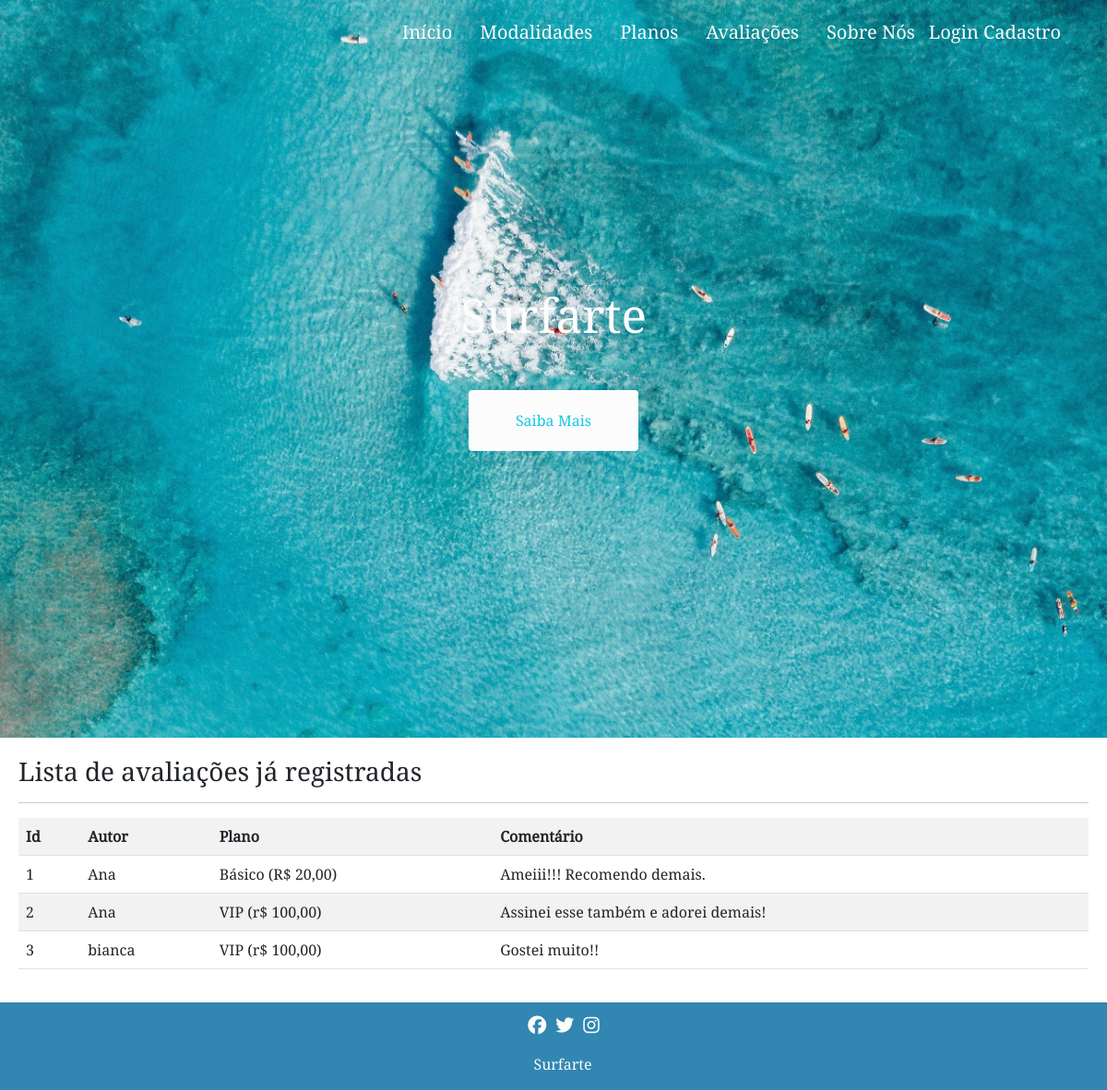
Before: /exibir/avaliacao/ with the older database file.
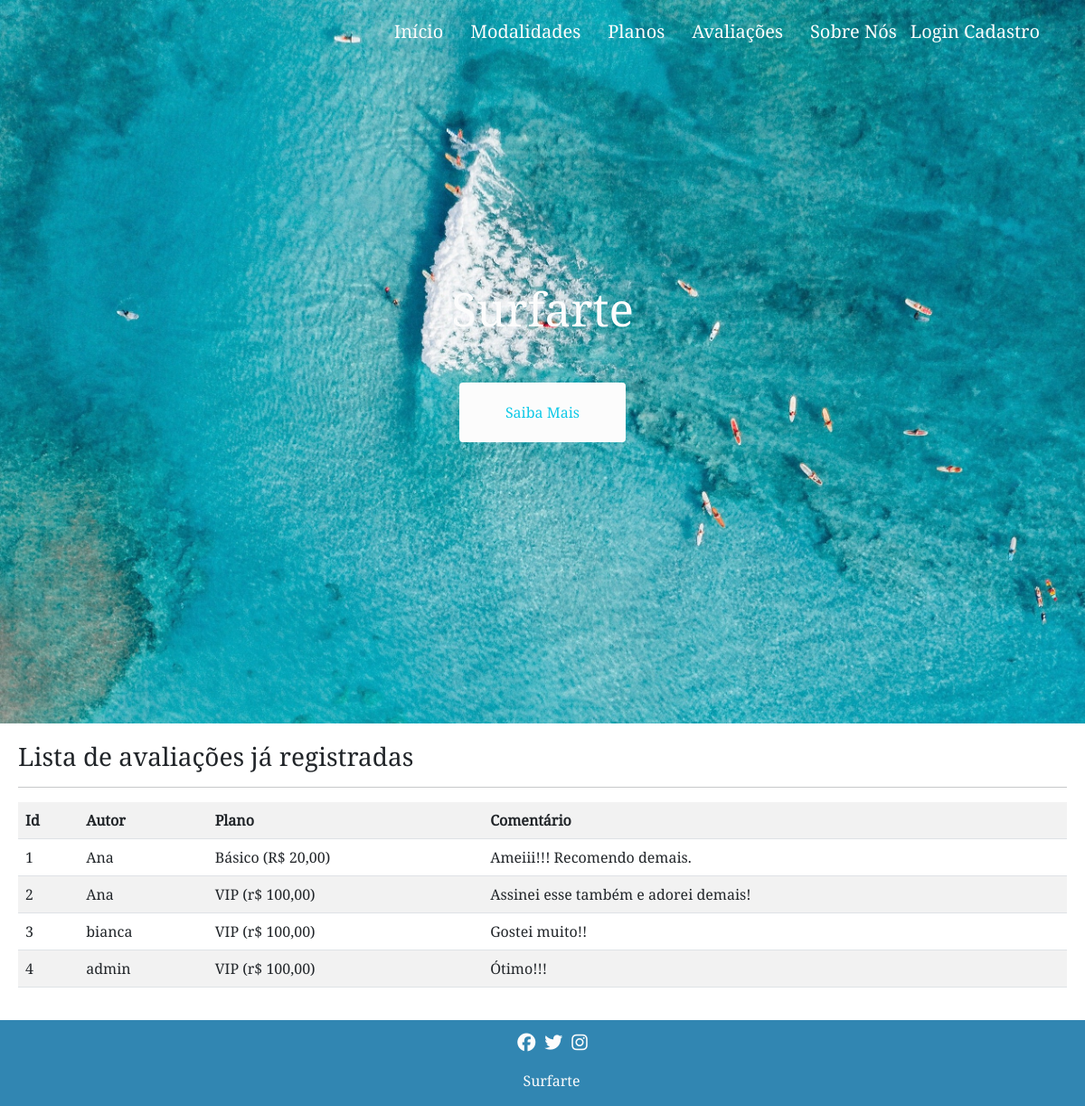
After: the same page with the newer database file.
### cadastros/models.py (models this page shows, shortened)
class Avaliacao(models.Model):
    autor = models.ForeignKey(User, on_delete=models.PROTECT, null=True)
    plano = models.ForeignKey(Plano, on_delete=models.PROTECT)
    comentario = models.TextField(verbose_name='Comentário')

class Plano(models.Model):
    MANHA = 'MANHÃ'
    TARDE = 'TARDE'
    NOITE = 'NOITE'
    FLEXIVEL = 'FLEXÍVEL'
    momento = [(MANHA, 'MANHÃ'), (TARDE, 'TARDE'), (NOITE, 'NOITE'), (FLEXIVEL, 'FLEXÍVEL') ]
    nome = models.CharField(max_length=50)
    preco = models.CharField(verbose_name="Preço", max_length=100)
    dias = models.IntegerField(verbose_name="Quantidade de dias na semana")
    horario = models.CharField(
        max_length=10,
        choices=momento,
        verbose_name='Horário'
    )
    detalhes = models.CharField(max_length=100, null=True, blank=True)
    def __str__(self):
        return "{} ({})".format(self.nome, self.preco)

### cadastros/views.py (the view)
# urls.py: path('exibir/avaliacao/', AvaliacaoList.as_view(), name='exibir-avaliacao'),
class AvaliacaoList(ListView):
    model = Avaliacao
    template_name = 'cadastros/listas/avaliacao.html'

### cadastros/templates/cadastros/listas/avaliacao.html (shortened to what this page needs)
{% extends 'modelo.html' %}
{% load static %}
{% block main %}
<link rel="stylesheet" type="text/css" href="{% static 'css/estilo_listas.css' %}">
<main>
    <h3>Lista de avaliações já registradas</h3>
    <hr>
    <div class="table-responsive">
        <table class="table table-striped">
            <tr>
                <th>Id</th>
                <th>Autor</th>
                <th>Plano</th>
                <th>Comentário</th>
            </tr>
            {% for avaliacao in object_list %}
            <tr>
                <td>{{ avaliacao.pk }}</td>
                <td>{{ avaliacao.autor }}</td>
                <td>{{ avaliacao.plano }}</td>
                <td>{{ avaliacao.comentario }}</td>
            </tr>
            {% empty %}
            <tr>
                <td colspan="5">Nenhum campo registrado!</td>
            </tr>
            {% endfor %}
        </table>
    </div>
</main>
{% endblock %}

Changed rows visible on the page:
added Avaliacao: pk "4", autor "admin", plano "VIP (r$ 100,00)", comentario "Ótimo!!!"
